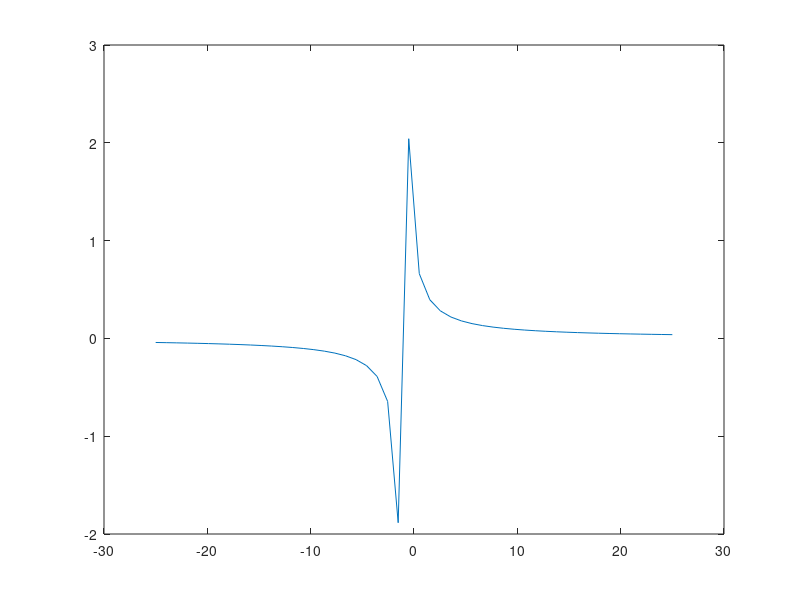

Recreate this plot in MATLAB. (Note: this script raises an error after producing the figure.)
function EcuacionRacionalCaso1
clc
clear all;

disp ('Calculo del dominio y rango de funciones');
disp ('Funcion Racional Caso 1');
disp ('Sea la funcion a / bx + c :');

A=input('Ingrese el valor de A: ');
B=input('Ingrese el valor de B: ');
C=input('Ingrese el valor de C: ');


x = linspace (-25, 25, 50);
y= A./ (B*x + C);

plot (x,y);

Z = -C./B;

disp ("El dominio es: (-?, " + Z + ") U ("+ Z + ", ?)");